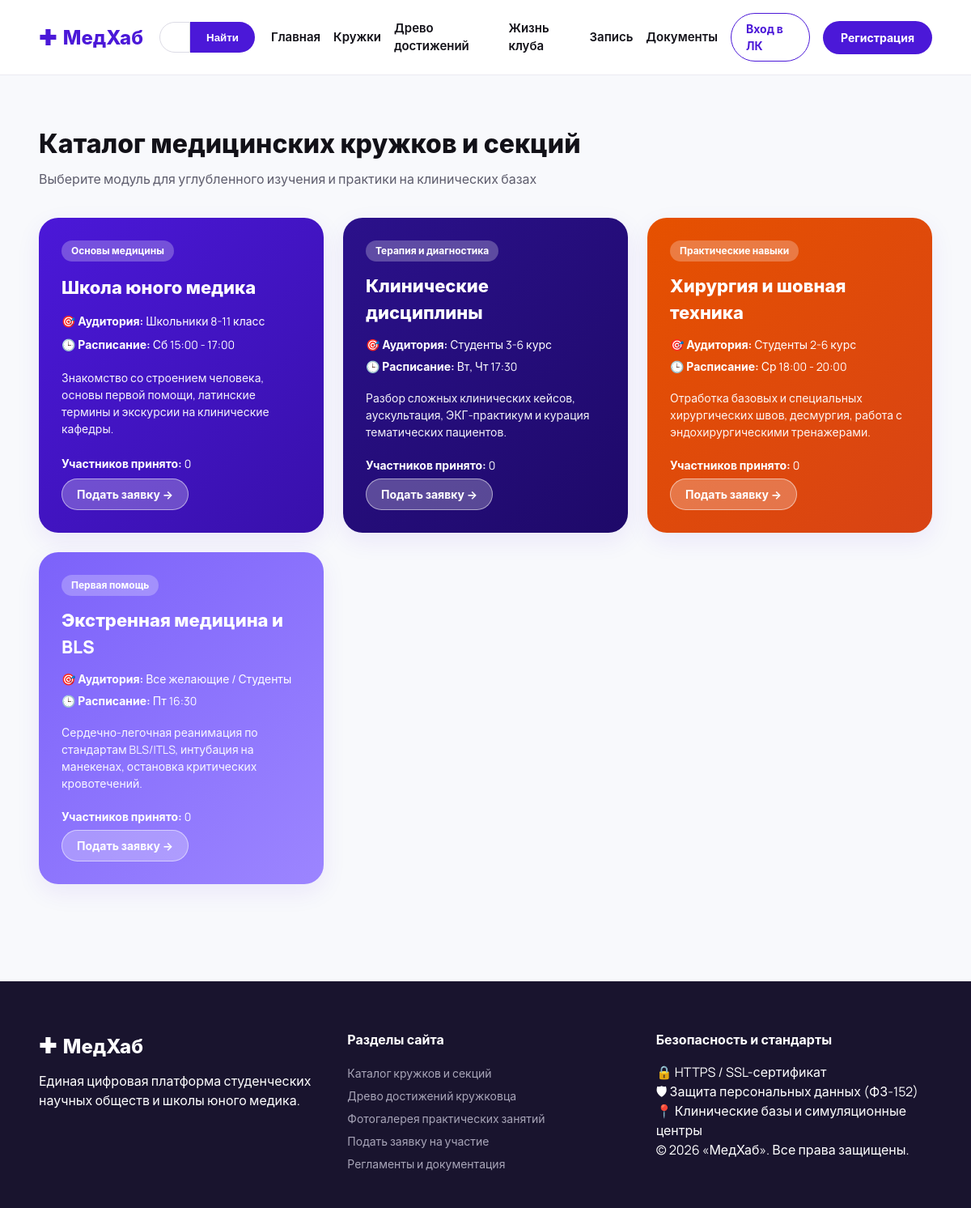
Screenshot of /directions with the database file from the repository.
### app.py (models this page shows)
class Course(db.Model):
    id = db.Column(db.Integer, primary_key=True)
    title = db.Column(db.String(150), nullable=False)
    category = db.Column(db.String(100), nullable=False)
    audience = db.Column(db.String(100), nullable=False)
    schedule = db.Column(db.String(150), nullable=False)
    description = db.Column(db.Text, nullable=False)
    accent_class = db.Column(db.String(50), default='card-purple')
    applications = db.relationship('Application', back_populates='course')

### app.py (the view)
@app.route('/directions')
def directions():
    query = request.args.get('search', '').strip()
    q = Course.query
    if query:
        q = q.filter(Course.title.ilike(f'%{query}%') | Course.category.ilike(f'%{query}%'))
    courses = q.all()
    return render_template('directions.html', courses=courses, search_query=query)

### app.py (called while the page is built)
@app.before_request
def ensure_db_initialized():
    if not getattr(app, '_db_initialized', False):
        init_db()
        app._db_initialized = True

### templates/directions.html (shortened to what this page needs)
{% extends 'base.html' %}
{% block content %}
<section class="section">
    <div class="container">
        <h2 class="section-title">Каталог медицинских кружков и секций</h2>
        <p class="section-subtitle">Выберите модуль для углубленного изучения и практики на клинических базах</p>
        <div class="courses-grid">
            {% for course in courses %}
            <div class="course-card {{ course.accent_class }}">
                <div class="course-badge">{{ course.category }}</div>
                <h3 class="course-title">{{ course.title }}</h3>
                <p class="course-audience">🎯 <strong>Аудитория:</strong> {{ course.audience }}</p>
                <p class="course-schedule">🕒 <strong>Расписание:</strong> {{ course.schedule }}</p>
                <p class="course-desc">{{ course.description }}</p>
                <p class="course-audience"><strong>Участников принято:</strong> {{ course.applications|selectattr("status", "equalto", "In progress")|list|length }}</p>
                <div class="course-footer">
                    <a href="{{ url_for('apply', course=course.id) }}" class="btn btn-light-pill">Подать заявку →</a>
                </div>
            </div>
            {% else %}
            <div class="empty-state">
                <p>По вашему запросу кружков не найдено. Попробуйте изменить поисковый запрос.</p>
            </div>
            {% endfor %}
        </div>
    </div>
</section>
{% endblock %}

### static/css/style.css (style rules this page uses)
:root { --purple-deep: #4b18d8; --purple-dark: #2c0987; --purple-mid: #6842ed; --lavender-light: #8f75ff; --lavender-bg: #ece8ff; --orange-accent: #e65100; --orange-light: #f97316; --lime-accent: #bbf7d0; --lime-text: #166534; --text-dark: #121118; --text-muted: #5e5d6d; --bg-page: #f8f9fc; --radius-lg: 24px; --radius-md: 16px; --radius-pill: 9999px; --shadow-soft: 0 10px 30px rgba(75, 24, 216, 0.08); }
* { box-sizing: border-box; margin: 0; padding: 0; }
body { font-family: 'Manrope', -apple-system, BlinkMacSystemFont, sans-serif; background-color: var(--bg-page); color: var(--text-dark); line-height: 1.5; }
.container { width: 92%; max-width: 1280px; margin: 0 auto; }
.btn { display: inline-flex; align-items: center; justify-content: center; text-decoration: none; font-weight: 700; font-size: 14px; cursor: pointer; border: none; transition: all 0.2s; }
.btn-light-pill { background: rgba(255, 255, 255, 0.25); color: #ffffff !important; border: 1px solid rgba(255, 255, 255, 0.5); padding: 8px 18px; border-radius: var(--radius-pill); }
.card-dark { background: linear-gradient(135deg, #2b118b 0%, #1e0969 100%); color: #ffffff; }
.card-lavender { background: linear-gradient(135deg, #7c62fa 0%, #9c85ff 100%); color: #ffffff; }
.card-orange { background: linear-gradient(135deg, var(--orange-accent) 0%, #d84315 100%); color: #ffffff; }
.card-purple { background: linear-gradient(135deg, #4b18d8 0%, #3810ab 100%) !important; color: #ffffff !important; }
.section { padding: 60px 0; }
.section-title { font-size: 32px; font-weight: 800; margin-bottom: 8px; }
.section-subtitle { color: var(--text-muted); margin-bottom: 36px; font-size: 16px; }
.courses-grid { display: grid; grid-template-columns: repeat(auto-fit, minmax(280px, 1fr)); gap: 24px; }
.course-card { border-radius: var(--radius-lg); padding: 28px; color: #ffffff !important; display: flex; flex-direction: column; justify-content: space-between; box-shadow: var(--shadow-soft); }
.course-badge { background: rgba(255, 255, 255, 0.25); display: inline-block; padding: 4px 12px; border-radius: var(--radius-pill); font-size: 12px; font-weight: 700; margin-bottom: 14px; align-self: flex-start; }
.course-title { font-size: 22px; font-weight: 800; margin-bottom: 12px; }
.course-audience, .course-schedule { font-size: 14px; margin-bottom: 6px; }
.course-desc { font-size: 14px; margin: 12px 0 20px; opacity: 0.95; }

### rows the page displays
Course: category "Основы медицины", title "Школа юного медика", audience "Школьники 8-11 класс", schedule "Сб 15:00 - 17:00", description "Знакомство со строением человека, основы первой помощи, латинские термины и экскурсии на клинические кафедры.", applications|selectattr "0"
Course: category "Терапия и диагностика", title "Клинические дисциплины", audience "Студенты 3-6 курс", schedule "Вт, Чт 17:30", description "Разбор сложных клинических кейсов, аускультация, ЭКГ-практикум и курация тематических пациентов.", applications|selectattr "0"
Course: category "Практические навыки", title "Хирургия и шовная техника", audience "Студенты 2-6 курс", schedule "Ср 18:00 - 20:00", description "Отработка базовых и специальных хирургических швов, десмургия, работа с эндохирургическими тренажерами.", applications|selectattr "0"
Course: category "Первая помощь", title "Экстренная медицина и BLS", audience "Все желающие / Студенты", schedule "Пт 16:30", description "Сердечно-легочная реанимация по стандартам BLS/ITLS, интубация на манекенах, остановка критических кровотечений.", applications|selectattr "0"
